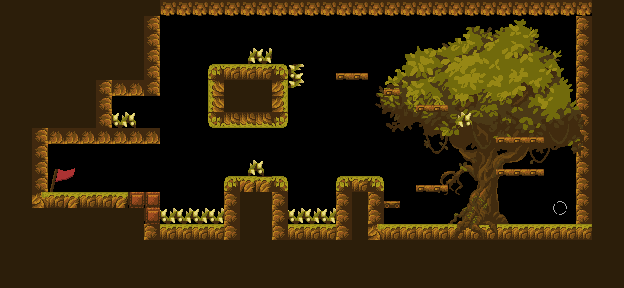

This game map was drawn from its Tiled (.tmx) file and the tilesets committed beside it. A one-line description and the trimmed map source follow:
An orthogonal 39x18 tile map with 16x16 px tiles, 4 tile layers (platform, deep, aset-1, aset-2), 2 tilesets and 19 objects (7x one-way-platform, 7x obstacle, checkpoint, player, foot-sensor, ...).

<map version="1.10" tiledversion="1.11.2" orientation="orthogonal" renderorder="right-down" width="39" height="18" tilewidth="16" tileheight="16" infinite="0" nextlayerid="6" nextobjectid="22">
 <tileset firstgid="1" source="tileset.tsx" />
 <tileset firstgid="341" source="enviroment.tsx" />
 <layer id="2" name="platform" width="39" height="18">
  <data>[702 cells, 125 non-empty, 17 distinct tile ids]</data>
 </layer>
 <layer id="1" name="deep" width="39" height="18">
  <data>[702 cells, 450 non-empty, 197 distinct tile ids]</data>
 </layer>
 <layer id="3" name="aset-1" width="39" height="18">
  <data>[702 cells, 36 non-empty, 14 distinct tile ids]</data>
 </layer>
 <layer id="4" name="aset-2" width="39" height="18">
  <data>[702 cells, 14 non-empty, 4 distinct tile ids]</data>
 </layer>
 <objectgroup id="5" name="objects">
  <object id="1" name="checkpoint" x="51.125" y="175.063" width="15.75" height="15.625" />
  <object id="2" name="player" x="51.25" y="165.313" width="15" height="22" />
  <object id="3" name="foot-sensor" x="344.403" y="66.369" width="14" height="4" />
  <object id="4" name="key-sensor" x="139.271" y="115.042" width="12.125" height="11.25" />
  <object id="5" name="one-way-platform" x="384.208" y="201.792" width="16.75" height="5.75" />
  <object id="6" name="obstacle" x="160.167" y="208.833" width="64.25" height="2.5" />
  <object id="7" name="portal-sensor" x="550" y="195.5" width="19.3333" height="21" />
  <object id="8" name="obstacle" x="111.25" y="112" width="19" height="14.75" />
  <object id="10" name="obstacle" x="289.25" y="65.25" width="11.25" height="21" />
  <object id="11" name="obstacle" x="249.5" y="166.023" width="13" height="10.4773" />
  <object id="13" name="obstacle" x="457" y="116.5" width="11.5" height="9.5" />
  <object id="14" name="obstacle" x="287.5" y="209.75" width="46.5" height="2.25" />
  <object id="15" name="one-way-platform" x="336.5" y="72.25" width="31.5" height="7.25" />
  <object id="16" name="one-way-platform" x="384.25" y="90" width="15.25" height="5" />
  <object id="17" name="one-way-platform" x="416" y="105" width="30.75" height="6.25" />
  <object id="18" name="one-way-platform" x="495.25" y="136.5" width="48.75" height="8" />
  <object id="19" name="one-way-platform" x="496.25" y="168.75" width="48.5" height="7" />
  <object id="20" name="one-way-platform" x="416.25" y="185.25" width="31" height="4.75" />
  <object id="21" name="obstacle" x="253.273" y="53.4545" width="13.4545" height="9.81818" />
 </objectgroup>
</map>
